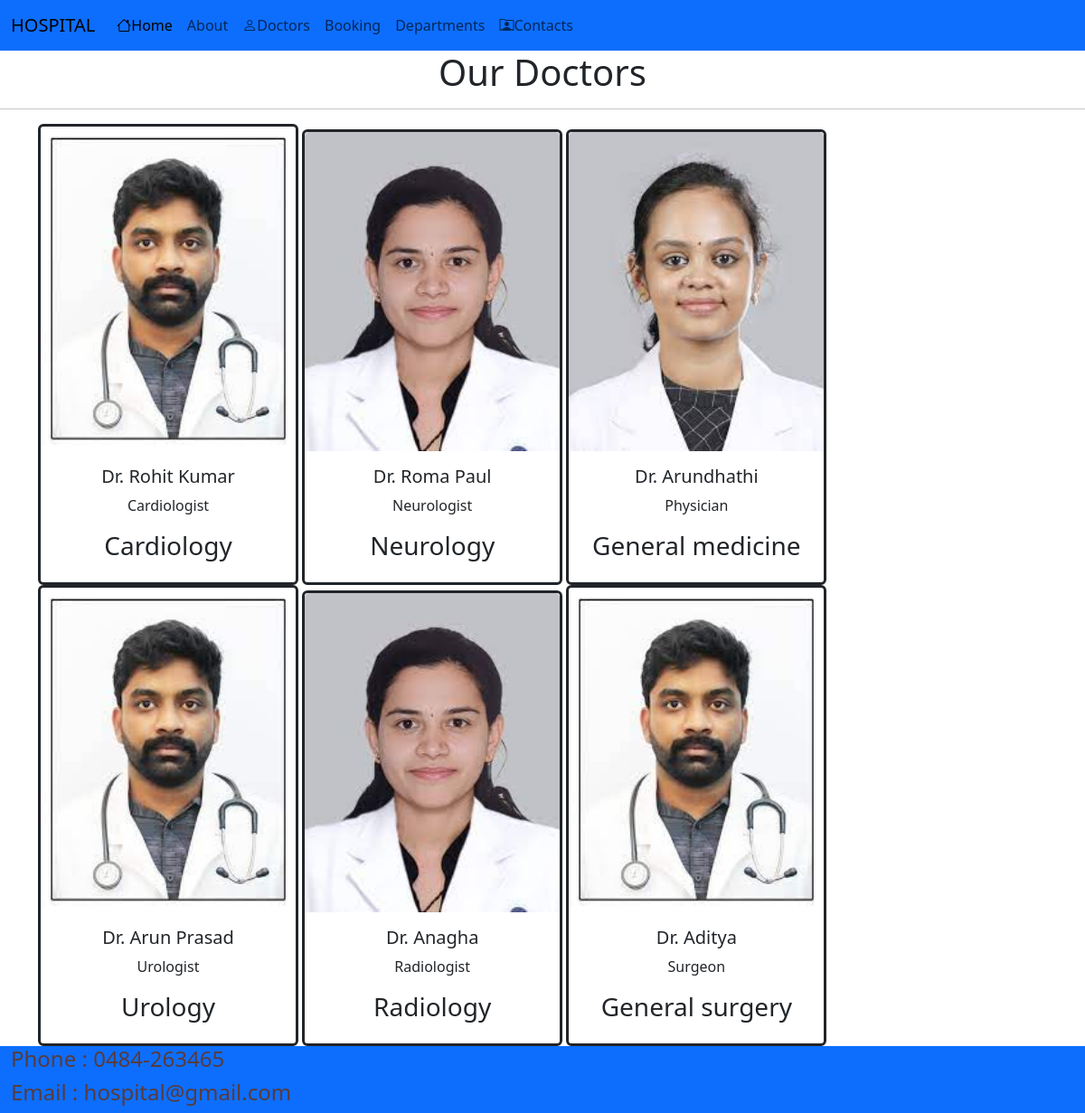
The app's page /doctors/ with its own data.
### apph/models.py (models this page shows, shortened)
class Doctor(models.Model):
    doc_name=models.CharField(max_length=100)
    doc_spec=models.CharField(max_length=100)
    dep_name=models.ForeignKey(Department,on_delete=models.CASCADE)
    doc_image=models.ImageField(upload_to='doctors')

class Department(models.Model):
    dep_name=models.CharField(max_length=100)
    dep_description=models.TextField()
    def __str__(self):
        return self.dep_name

### apph/views.py (the view)
# urls.py: path('doctors/',views.doctors,name='doctors'),
def doctors(request):
    dict_doc={
        'doctors':Doctor.objects.all()
    }
    return render(request,'doctors.html',dict_doc)

### apph/templates/doctors.html (shortened to what this page needs)
{% extends 'base.html'%}
{%block content%}<h1 class="text-center"> Our Doctors</h1>
<hr>
<div class="container">
    {% for d in doctors%}
    <div class="card text-center border border-3 border-dark" style="width: 18rem; display: inline-block">
        <img src="{{d.doc_image.url}}" class="card-img-top" alt="...">
        <div class="card-body">
          <h5 class="card-title">{{d.doc_name}}</h5>
          <p class="card-text">{{d.doc_spec}}</p>
          <h3>{{d.dep_name}}</h3>
        </div>
      </div>
    {%endfor%}
</div>
{%endblock%}

### apph/templates/base.html (shortened to what this page needs)
{%load static %}
<!DOCTYPE html>
<html lang="en">
<head>
    <link href="https://cdn.jsdelivr.net/npm/bootstrap@5.3.2/dist/css/bootstrap.min.css" rel="stylesheet">
    <link rel="stylesheet"
      href="https://use.fontawesome.com/releases/v5.2.0/css/all.css">
    <link rel="stylesheet" href="{% static '/css/style.css'%}">
    <link rel="stylesheet" href="https://cdn.jsdelivr.net/npm/bootstrap-icons@1.11.1/font/bootstrap-icons.css">
  </head>
<body>
    <nav class="navbar navbar-expand-lg bg-primary">
        <div class="container-fluid">
          <a class="navbar-brand" href="#">HOSPITAL</a>
          <div class="collapse navbar-collapse" id="navbarNav">
            <ul class="navbar-nav">
              <li class="nav-item">
                <a class="nav-link active colo bi bi-house" aria-current="page" href="{%url 'home'%}">Home</a>
              </li>
              <li class="nav-item">
                <a class="nav-link" href="{%url 'about'%}">About</a>
              </li>
              <li class="nav-item">
                <a class="nav-link bi bi-person" href="{%url 'doctors'%}">Doctors</a>
              </li>
              <li class="nav-item">
                <a class="nav-link" href="{%url 'booking'%}">Booking</a>
              </li>
              <li class="nav-item">
                <a class="nav-link" href="{%url 'departments'%}">Departments</a>
              </li>
              <li class="nav-item">
                <a class="nav-link bi bi-person-rolodex" href="{%url 'contact'%}">Contacts</a>
              </li>
            </ul>
          </div>
        </div>
      </nav>
      {%block content%}{%endblock%}
      <div class="container-fluid bg-primary">
        <div class="row">
            <h4 style="color: rgb(89, 59, 59);">Phone : 0484-263465</h4>
            <h4 style="color: rgb(89, 59, 59);">Email : hospital@gmail.com</h4>
        </div>
      </div>
</body>
</html>

### records on screen
Doctor: doc_image (picture), doc_name "Dr. Rohit Kumar", doc_spec "Cardiologist", dep_name "Cardiology"
Doctor: doc_image (picture), doc_name "Dr. Roma Paul", doc_spec "Neurologist", dep_name "Neurology"
Doctor: doc_image (picture), doc_name "Dr. Arundhathi", doc_spec "Physician", dep_name "General medicine"
Doctor: doc_image (picture), doc_name "Dr. Arun Prasad", doc_spec "Urologist", dep_name "Urology"
Doctor: doc_image (picture), doc_name "Dr. Anagha", doc_spec "Radiologist", dep_name "Radiology"
Doctor: doc_image (picture), doc_name "Dr. Aditya", doc_spec "Surgeon", dep_name "General surgery"
